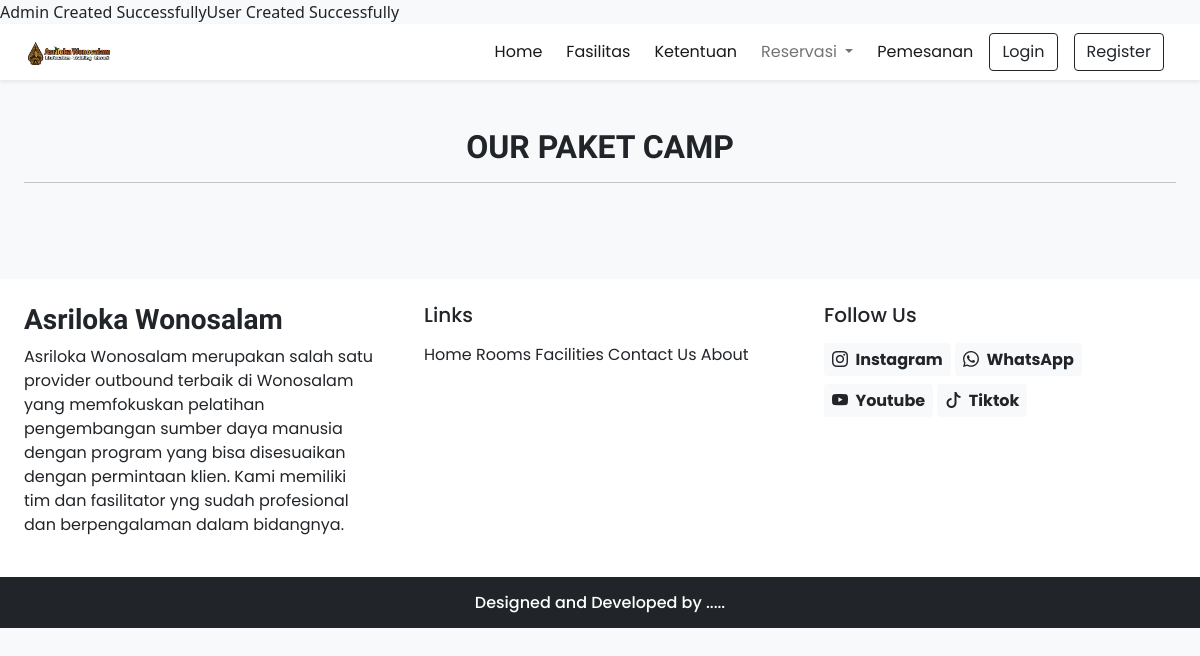
The app's page /pktCamp.php, older data.
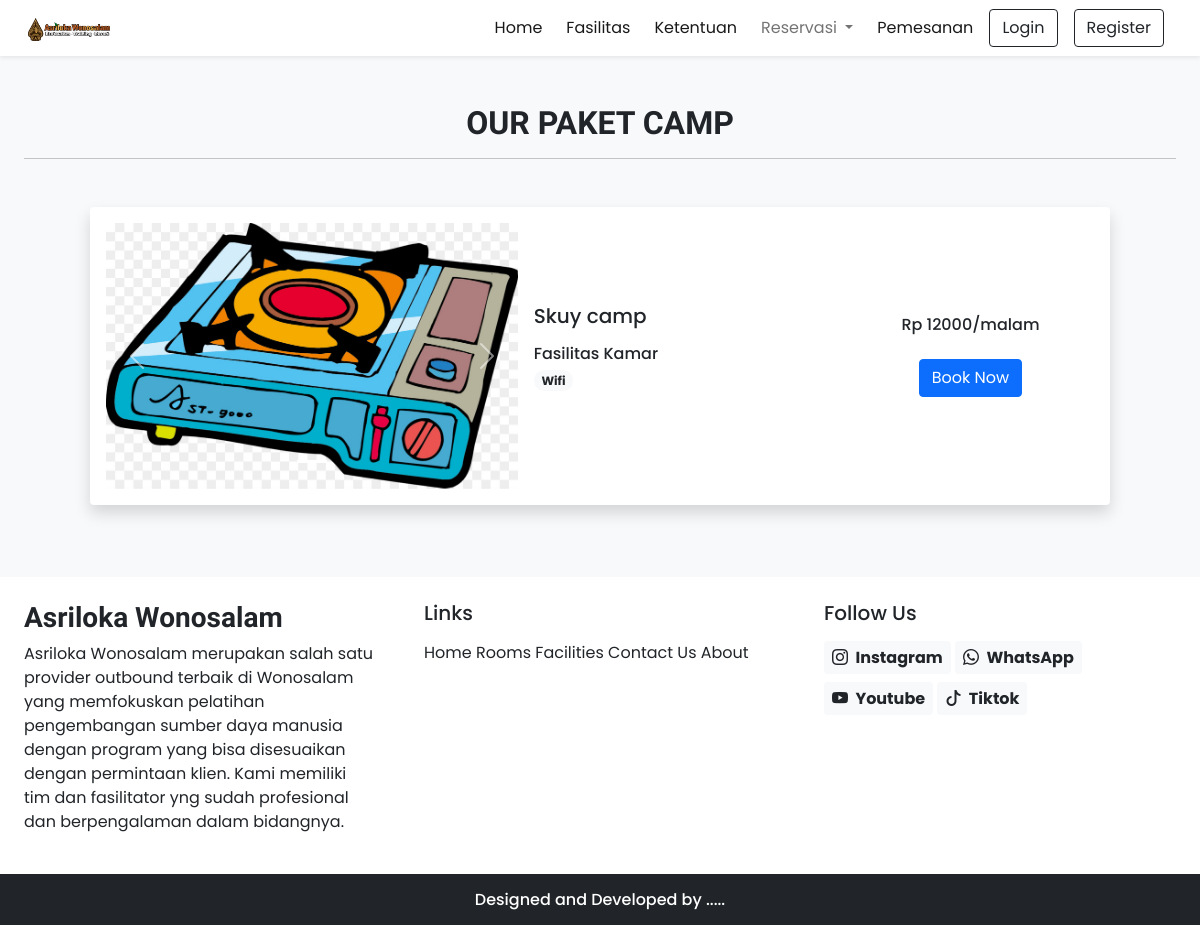
The same page, newer data.
### tables this page shows
CREATE TABLE `bundling` (
  `id` int(11) NOT NULL,
  `name` varchar(191) NOT NULL,
  `description` varchar(191) NOT NULL,
  `price` double NOT NULL,
  `type` enum('LDK','PERUSAHAAN','KELUARGA','CAMP') NOT NULL,
  `picture` varchar(191) DEFAULT NULL,
  `isReady` tinyint(1) NOT NULL DEFAULT 0
);

CREATE TABLE `picture` (
  `id` int(11) NOT NULL,
  `name` varchar(191) DEFAULT NULL
);

CREATE TABLE `facility` (
  `id` int(11) NOT NULL,
  `picture` varchar(191) NOT NULL,
  `name` varchar(191) NOT NULL,
  `description` varchar(191) NOT NULL,
  `isGeneral` tinyint(1) NOT NULL DEFAULT 1
);

### lib/essentials.php (called while the page is built, shortened)
<?php
require_once('db.php');
?>

### app/core/Database.php (called while the page is built, shortened)
<?php
class Database
{
    private $host = DB_HOST;
    private $db_name = DB_NAME;
    public function __construct()
    {
        $dsn = 'mysql:host=' . $this->host . ';dbname=' . $this->db_name;
        $option = [
            PDO::ATTR_PERSISTENT => true,
            PDO::ATTR_ERRMODE => PDO::ERRMODE_EXCEPTION
        ];
    }
}

### pktCamp.php (the view, shortened to what the changed rows need)
<!DOCTYPE html>
<html lang="en">
<head>
    <?php require('inc/links.php'); ?>
</head>
<body class="bg-light">
    <?php require('inc/header.php'); ?>
    <div class="my-5 px-4">
        <h2 class="fw-bold h-font text-center">OUR PAKET CAMP</h2>
    </div>
    <div class="container">
        <div class="row">
            <div class="col-lg-12 col-md-12 px-4">
                <div class="container">
                    <div class="row">
                        <div class="col-lg-12 col-md-12 px-4">
                            <?php
                            $sql = "SELECT * FROM bundling WHERE type='CAMP'";
                            $res = mysqli_query($conn, $sql);
                            $bundling = [];
                            while ($row = mysqli_fetch_assoc($res)) {
                                $bundling[] = $row;
                            }
                            foreach ($bundling as $key => $value) {
                                $sql = "SELECT * FROM facilityonbundling WHERE bundlingId = ?";
                                $res = select($sql, [$value['id']], 'i');
                                while ($row = mysqli_fetch_assoc($res)) {
                                    $facility[] = $row;
                                }
                                $bundling[$key]['facility'] = $facility;
                                $facility = [];
                            }
                            foreach ($bundling as $key => $value) {
                                foreach ($value['facility'] as $k => $v) {
                                    $sql = "SELECT * FROM facility WHERE id = ?";
                                    $res = select($sql, [$v['facilityId']], 'i');
                                    while ($row = mysqli_fetch_assoc($res)) {
                                        $facility[] = $row;
                                    }
                                }
                                $bundling[$key]['facility'] = $facility;
                                $facility = [];
                            }
                            foreach ($bundling as $key => $value) {
                                $sql = "SELECT * FROM pictureonbundling WHERE bundlingId = ?";
                                $res = select($sql, [$value['id']], 'i');
                                while ($row = mysqli_fetch_assoc($res)) {
                                    $picture[] = $row;
                                }
                                $bundling[$key]['picture'] = $picture;
                                $picture = [];
                            }
                            foreach ($bundling as $key => $value) {
                                foreach ($value['picture'] as $k => $v) {
                                    $sql = "SELECT * FROM picture WHERE id = ?";
                                    $res = select($sql, [$v['pictureId']], 'i');
                                    while ($row = mysqli_fetch_assoc($res)) {
                                        $picture[] = $row;
                                    }
                                }
                                $bundling[$key]['pictures'] = $picture;
                                $picture = [];
                            }
                            foreach ($bundling as $key => $value) {
                                $html = "<div class='card mb-4 border-0 shadow'>";
                                $html .= "<div class='row g-0 p-3 align-items-center'>";
                                $html .= "<div class='col-md-5 mb-lg-0 mb-md-0 mb-3'>";
                                $html .= "<div id='carousel$value[id]' class='carousel slide'>";
                                $html .= "<div class='carousel-indicators'>";
                                for ($i = 0; $i < count($value['pictures']); $i++) {
                                    $activeClass = ($i === 0) ? 'active' : '';
                                    $html .= "<button type='button' data-bs-target='#carousel$value[id]' data-bs-slide-to='$i' class='$activeClass' aria-current='true' aria-label='Slide $i'></button>";
                                }
                                $html .= "</div>";
                                $html .= "<div class='carousel-inner'>";
                                foreach ($value['pictures'] as $i => $picture) {
                                    $activeClass = ($i === 0) ? 'active' : '';
                                    $html .= "<div class='carousel-item $activeClass'>";
                                    $html .= "<img src='./assets/images/bundling/{$picture['name']}' class='d-block w-100' alt='...'>";
                                    $html .= "</div>";
                                }
                                $html .= "</div>";
                                $html .= "<button class='carousel-control-prev' type='button' data-bs-target='#carousel$value[id]' data-bs-slide='prev'>";
                                $html .= "<span class='carousel-control-prev-icon' aria-hidden='true'></span>";
                                $html .= "<span class='visually-hidden'>Previous</span>";
                                $html .= "</button>";
                                $html .= "<button class='carousel-control-next' type='button' data-bs-target='#carousel$value[id]' data-bs-slide='next'>";
                                $html .= "<span class='carousel-control-next-icon' aria-hidden='true'></span>";
                                $html .= "<span class='visually-hidden'>Next</span>";
                                $html .= "</button>";
                                $html .= "</div>";
                                $html .= "</div>";
                                $html .= "<div class='col-md-4 px-lg-3 px-md-3 px-0'>";
                                $html .= "<h5 class='mb-3'>$value[name]</h5>";
                                $html .= "<div class='facilities mb-3'>";
                                $html .= "<h6 class='mb-1'>Fasilitas Kamar</h6>";
                                foreach ($value['facility'] as $facility) {
                                    $html .= "<span class='badge rounded-pill bg-light text-dark text-wrap'>";
                                    $html .= $facility['name'];
                                    $html .= "</span>";
                                }
                                $html .= "</div>";
                                $html .= "</div>";
                                $html .= "<div class='col-md-3 text-center'>";
                                $html .= "<h6 class='mb-4'>Rp $value[price]/malam</h6>";
                                $html .= "<a href='details?type=paketCAMP&id=$value[id]' class='btn btn-primary'>Book Now</a>";
                                $html .= "</div>";
                                $html .= "</div>";
                                $html .= "</div>";
                                echo $html;
                            }
                            ?>
                        </div>
                    </div>
                </div>
            </div>
        </div>
    </div>
    <?php require('inc/footer.php'); ?>
</body>
</html>

### lib/db.php (shortened to what the changed rows need)
<?php
$admin_seed = [
    "name" => "Admin",
    "email" => "admin1@asriloka.com",
    "password" => password_hash("admin123", PASSWORD_DEFAULT),
    "role" => "ADMIN"
];
$user_seed = [
    "name" => "User",
    "email" => "usertest@asriloka.com",
    "password" => password_hash("user123", PASSWORD_DEFAULT),
    "phone" => "1234567890",
    "dob" => "2000-01-01",
    "address" => "User Address",
    "role" => "USER"
];
$check = "SELECT * FROM user WHERE email = ?";
$res = select($check, [$admin_seed['email']], 's');
if (mysqli_num_rows($res) == 0) {
    $q = "INSERT INTO user (name, email, password, role) VALUES (?, ?, ?, ?)";
    $res = update($q, [
        $admin_seed['name'],
        $admin_seed['email'],
        $admin_seed['password'],
        $admin_seed['role']
    ], 'ssss');
    if ($res) {
        echo "Admin Created Successfully";
    } else {
        echo "Admin Creation Failed";
    }
}
$check = "SELECT * FROM user WHERE email = ?";
$res = select($check, [$user_seed['email']], 's');
if (mysqli_num_rows($res) == 0) {
    $q = "INSERT INTO user (name, email, password, phone, dob, address, role) VALUES (?, ?, ?, ?, ?, ?, ?)";
    $res = update($q, [
        $user_seed['name'],
        $user_seed['email'],
        $user_seed['password'],
        $user_seed['phone'],
        $user_seed['dob'],
        $user_seed['address'],
        $user_seed['role']
    ], 'sssssss');
    if ($res) {
        echo "User Created Successfully";
    } else {
        echo "User Creation Failed";
    }
}
function select($sql, $values, $datatypes)
{
    $conn = $GLOBALS['conn'];
    $auth['success'] = true;
    if ($auth['success']) {
        if ($stmt = mysqli_prepare($conn, $sql)) {
            mysqli_stmt_bind_param($stmt, $datatypes, ...$values);
            if (mysqli_stmt_execute($stmt)) {
                $res = mysqli_stmt_get_result($stmt);
                return $res;
            } else {
                mysqli_stmt_close($stmt);
                die("Query cannot be executed - Select");
            }
        } else {
            die("Query cannot be prepared - Select");
        }
    } else {
        die("Unauthorized User");
    }
}
function update($sql, $values, $datatypes)
{
    $conn = $GLOBALS['conn'];
    if ($stmt = mysqli_prepare($conn, $sql)) {
        mysqli_stmt_bind_param($stmt, $datatypes, ...$values);
        if (mysqli_stmt_execute($stmt)) {
            $res = mysqli_stmt_affected_rows($stmt);
            return $res;
        } else {
            mysqli_stmt_close($stmt);
            die("Query cannot be executed - Update");
        }
    } else {
        die("Query cannot be prepared - Update");
    }
}
?>

Row changes from the older to the newer data that the page shows:
added bundling: name "Skuy camp", price "12000"
added picture: name (picture)
added facility: value "Wifi"
Text that changed along with them:
text no longer shown: "Admin Created Successfully User Created Successfully"
